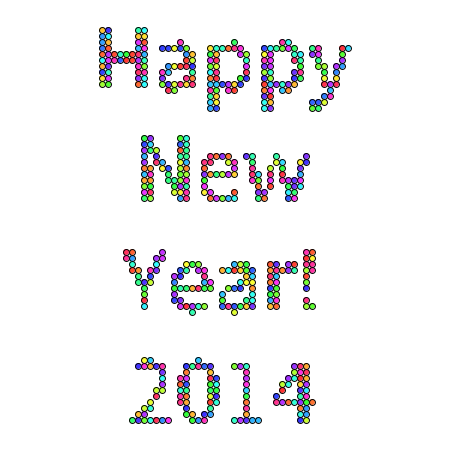
Frame 1 (no input)
Frame 2 (the mouse pressed at the canvas centre, redrawn once): identical to frame 1, image omitted

The Processing sketch that drew this single still picture (run headless with seeded random() and noise(); the mouse was pressed at the canvas centre and the sketch redrawn once):

// Processing sketch: processing_126580
// ── processing_126580.pde

int r = 6;

int yoko_num = 450 / r ;
int tate_num = 450 / r;

Dot[][] dots = new Dot[yoko_num][tate_num];

color[] c = new color[yoko_num * tate_num];

int count = 0;


void setup() {
  size(450, 450);
  noLoop();
  colorMode(HSB, 360, 100, 100);
  background(360);
  frameRate(50);

  textSize(95);
  textAlign(CENTER, CENTER);

  text_draw();
  color_check();

  for (int i = 0; i < yoko_num;i++) {
    for (int j = 0; j < tate_num;j++) {
      dots[i][j] = new Dot(i, j, r);
    }
  }
}


void draw() {
  background(360);

  for (int i = 0; i < yoko_num;i++) {
    for (int j = 0; j < tate_num;j++) {
      if (c[count] != -1) {
        dots[i][j].display();
      }

      count++;
      if (count > c.length - 1) {
        count = 0;
      }
    }
  }
}

void text_draw() {
  //background(360);
  fill(0);
  text("Happy\nNew\nYear!\n2014", width/2, height/2);
}

void color_check() {
  for (int i = 0 ; i< yoko_num;i++) {
    for (int j = 0;j < tate_num;j++) {
      c[count] = get(i*r+r/2, j*r+r/2);

      count++;
      if (count > c.length - 1) {
        count = 0;
      }
    }
  }
}
class Dot {
  int i;
  int j;
  float goal_r;
  float r;
  float hue = random(360);

  Dot(int tmpI, int tmpJ, float tmpR) {
    i = tmpI;
    j = tmpJ;
    goal_r = tmpR;
  }

  void display() {
    r = goal_r;

    stroke(0);
    fill(hue, 80, 100);
    ellipse(i*goal_r, j*goal_r, r, r);

  }
}
